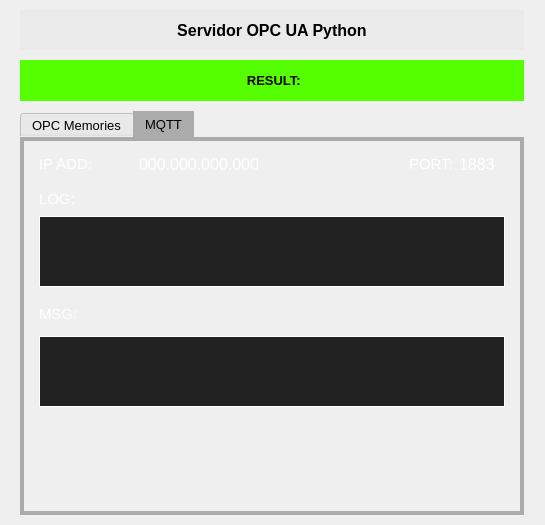
<?xml version="1.0" encoding="UTF-8"?>
<ui version="4.0">
 <class>MainWindow</class>
 <widget class="QMainWindow" name="MainWindow">
  <property name="geometry">
   <rect>
    <x>0</x>
    <y>0</y>
    <width>545</width>
    <height>525</height>
   </rect>
  </property>
  <property name="minimumSize">
   <size>
    <width>545</width>
    <height>525</height>
   </size>
  </property>
  <property name="maximumSize">
   <size>
    <width>545</width>
    <height>525</height>
   </size>
  </property>
  <property name="windowTitle">
   <string>OPCUA Server Python</string>
  </property>
  <property name="windowIcon">
   <iconset>
    <normaloff>icons/server.png</normaloff>icons/server.png</iconset>
  </property>
  <property name="styleSheet">
   <string notr="true">background-color: rgb(0, 0, 0);
 QMainWindow {
        padding: 5px;
    }</string>
  </property>
  <widget class="QWidget" name="centralwidget">
   <property name="styleSheet">
    <string notr="true"/>
   </property>
   <layout class="QVBoxLayout" name="verticalLayout">
    <property name="spacing">
     <number>10</number>
    </property>
    <property name="leftMargin">
     <number>20</number>
    </property>
    <property name="topMargin">
     <number>10</number>
    </property>
    <property name="rightMargin">
     <number>20</number>
    </property>
    <property name="bottomMargin">
     <number>10</number>
    </property>
    <item>
     <widget class="QLabel" name="label">
      <property name="minimumSize">
       <size>
        <width>504</width>
        <height>40</height>
       </size>
      </property>
      <property name="maximumSize">
       <size>
        <width>504</width>
        <height>40</height>
       </size>
      </property>
      <property name="font">
       <font>
        <pointsize>12</pointsize>
        <weight>75</weight>
        <bold>true</bold>
       </font>
      </property>
      <property name="styleSheet">
       <string notr="true">background-color: rgb(234, 234, 234);</string>
      </property>
      <property name="text">
       <string>Servidor OPC UA Python</string>
      </property>
      <property name="alignment">
       <set>Qt::AlignCenter</set>
      </property>
     </widget>
    </item>
    <item>
     <widget class="QLabel" name="StatusServer">
      <property name="minimumSize">
       <size>
        <width>504</width>
        <height>41</height>
       </size>
      </property>
      <property name="maximumSize">
       <size>
        <width>504</width>
        <height>41</height>
       </size>
      </property>
      <property name="font">
       <font>
        <pointsize>10</pointsize>
        <weight>75</weight>
        <bold>true</bold>
       </font>
      </property>
      <property name="styleSheet">
       <string notr="true">background-color: rgb(85, 255, 0);</string>
      </property>
      <property name="text">
       <string> RESULT:</string>
      </property>
      <property name="alignment">
       <set>Qt::AlignCenter</set>
      </property>
      <property name="margin">
       <number>10</number>
      </property>
     </widget>
    </item>
    <item>
     <widget class="QTabWidget" name="tabWidget">
      <property name="minimumSize">
       <size>
        <width>504</width>
        <height>200</height>
       </size>
      </property>
      <property name="maximumSize">
       <size>
        <width>504</width>
        <height>580</height>
       </size>
      </property>
      <property name="font">
       <font>
        <pointsize>10</pointsize>
       </font>
      </property>
      <property name="styleSheet">
       <string notr="true">QTabWidget::pane {
        border: 4px solid rgb(171, 171, 171);
		
        top: -1px;
    }
QTabBar::tab:selected {
        
		background-color: rgb(171, 171, 171);
	    color: black;
      
    }
 QTabBar::tab:hover {
           /* azul claro no hover */
		background: rgb(180, 191, 209);
	
        color: black;
		
    }</string>
      </property>
      <property name="currentIndex">
       <number>1</number>
      </property>
      <property name="iconSize">
       <size>
        <width>40</width>
        <height>40</height>
       </size>
      </property>
      <widget class="QWidget" name="tab1">
       <attribute name="icon">
        <iconset>
         <normaloff>icons/ram.png</normaloff>icons/ram.png</iconset>
       </attribute>
       <attribute name="title">
        <string>OPC Memories</string>
       </attribute>
       <widget class="QLabel" name="lCounter">
        <property name="geometry">
         <rect>
          <x>275</x>
          <y>115</y>
          <width>81</width>
          <height>56</height>
         </rect>
        </property>
        <property name="maximumSize">
         <size>
          <width>400</width>
          <height>56</height>
         </size>
        </property>
        <property name="font">
         <font>
          <pointsize>10</pointsize>
         </font>
        </property>
        <property name="styleSheet">
         <string notr="true">
        QLabel {
            background-color: white;
            color: black;
            padding: 5px;
            border-radius: 5px;
        }</string>
        </property>
        <property name="text">
         <string>00</string>
        </property>
        <property name="alignment">
         <set>Qt::AlignCenter</set>
        </property>
       </widget>
       <widget class="QLabel" name="label_2">
        <property name="geometry">
         <rect>
          <x>70</x>
          <y>130</y>
          <width>151</width>
          <height>26</height>
         </rect>
        </property>
        <property name="font">
         <font>
          <pointsize>14</pointsize>
         </font>
        </property>
        <property name="styleSheet">
         <string notr="true">color: rgb(255, 255, 255);</string>
        </property>
        <property name="text">
         <string>CONTADOR</string>
        </property>
        <property name="alignment">
         <set>Qt::AlignCenter</set>
        </property>
       </widget>
       <widget class="QLabel" name="lFlag">
        <property name="geometry">
         <rect>
          <x>275</x>
          <y>185</y>
          <width>81</width>
          <height>56</height>
         </rect>
        </property>
        <property name="maximumSize">
         <size>
          <width>400</width>
          <height>56</height>
         </size>
        </property>
        <property name="font">
         <font>
          <pointsize>10</pointsize>
         </font>
        </property>
        <property name="styleSheet">
         <string notr="true">
        QLabel {
            background-color: white;
            color: black;
            padding: 5px;
            border-radius: 5px;
        }</string>
        </property>
        <property name="text">
         <string>True</string>
        </property>
        <property name="alignment">
         <set>Qt::AlignCenter</set>
        </property>
       </widget>
       <widget class="QLabel" name="label_3">
        <property name="geometry">
         <rect>
          <x>70</x>
          <y>200</y>
          <width>151</width>
          <height>26</height>
         </rect>
        </property>
        <property name="font">
         <font>
          <pointsize>14</pointsize>
         </font>
        </property>
        <property name="styleSheet">
         <string notr="true">color: rgb(255, 255, 255);</string>
        </property>
        <property name="text">
         <string>FLAG</string>
        </property>
        <property name="alignment">
         <set>Qt::AlignCenter</set>
        </property>
       </widget>
       <widget class="QPushButton" name="btn_toggle">
        <property name="geometry">
         <rect>
          <x>65</x>
          <y>270</y>
          <width>340</width>
          <height>60</height>
         </rect>
        </property>
        <property name="minimumSize">
         <size>
          <width>340</width>
          <height>60</height>
         </size>
        </property>
        <property name="maximumSize">
         <size>
          <width>340</width>
          <height>60</height>
         </size>
        </property>
        <property name="font">
         <font>
          <pointsize>12</pointsize>
          <weight>75</weight>
          <bold>true</bold>
         </font>
        </property>
        <property name="contextMenuPolicy">
         <enum>Qt::NoContextMenu</enum>
        </property>
        <property name="autoFillBackground">
         <bool>false</bool>
        </property>
        <property name="styleSheet">
         <string notr="true">
             QPushButton {
                 
				
				background-color: rgb(195, 255, 0);
                 color: black;
                 padding: 10px;
                 border-radius: 10px;
             }
             QPushButton:hover {
                 background-color: #a6a6a6;
             }
         </string>
        </property>
        <property name="text">
         <string>Teste Flag</string>
        </property>
        <property name="iconSize">
         <size>
          <width>33</width>
          <height>33</height>
         </size>
        </property>
       </widget>
       <widget class="QLabel" name="LogOpc">
        <property name="geometry">
         <rect>
          <x>10</x>
          <y>10</y>
          <width>476</width>
          <height>91</height>
         </rect>
        </property>
        <property name="font">
         <font>
          <pointsize>10</pointsize>
         </font>
        </property>
        <property name="styleSheet">
         <string notr="true">QLabel {
    border: 1px solid white;
    padding: 5px;
    color: white;
    background-color: #222; /* opcional, melhora contraste */
}
</string>
        </property>
        <property name="text">
         <string/>
        </property>
        <property name="wordWrap">
         <bool>true</bool>
        </property>
       </widget>
      </widget>
      <widget class="QWidget" name="tab2">
       <attribute name="icon">
        <iconset>
         <normaloff>icons/internet-connection.png</normaloff>icons/internet-connection.png</iconset>
       </attribute>
       <attribute name="title">
        <string>MQTT</string>
       </attribute>
       <widget class="QLabel" name="status_par">
        <property name="geometry">
         <rect>
          <x>30</x>
          <y>475</y>
          <width>466</width>
          <height>31</height>
         </rect>
        </property>
        <property name="font">
         <font>
          <pointsize>11</pointsize>
         </font>
        </property>
        <property name="styleSheet">
         <string notr="true">color: rgb(255, 255, 255);</string>
        </property>
        <property name="text">
         <string/>
        </property>
       </widget>
       <widget class="QLabel" name="HeighLine_2">
        <property name="geometry">
         <rect>
          <x>15</x>
          <y>10</y>
          <width>96</width>
          <height>26</height>
         </rect>
        </property>
        <property name="font">
         <font>
          <pointsize>11</pointsize>
         </font>
        </property>
        <property name="styleSheet">
         <string notr="true">color: rgb(255, 255, 255);</string>
        </property>
        <property name="text">
         <string>IP ADD:</string>
        </property>
       </widget>
       <widget class="QLabel" name="HeighLine_3">
        <property name="geometry">
         <rect>
          <x>15</x>
          <y>45</y>
          <width>46</width>
          <height>26</height>
         </rect>
        </property>
        <property name="font">
         <font>
          <pointsize>11</pointsize>
         </font>
        </property>
        <property name="styleSheet">
         <string notr="true">color: rgb(255, 255, 255);</string>
        </property>
        <property name="text">
         <string>LOG:</string>
        </property>
       </widget>
       <widget class="QLineEdit" name="IPserver">
        <property name="geometry">
         <rect>
          <x>555</x>
          <y>15</y>
          <width>160</width>
          <height>31</height>
         </rect>
        </property>
        <property name="minimumSize">
         <size>
          <width>160</width>
          <height>31</height>
         </size>
        </property>
        <property name="maximumSize">
         <size>
          <width>160</width>
          <height>31</height>
         </size>
        </property>
        <property name="font">
         <font>
          <pointsize>14</pointsize>
         </font>
        </property>
        <property name="styleSheet">
         <string notr="true">background-color: rgb(255, 255, 255);
color: rgb(0, 0, 0);</string>
        </property>
        <property name="inputMask">
         <string/>
        </property>
        <property name="maxLength">
         <number>15</number>
        </property>
        <property name="alignment">
         <set>Qt::AlignCenter</set>
        </property>
       </widget>
       <widget class="QSpinBox" name="PortS">
        <property name="geometry">
         <rect>
          <x>555</x>
          <y>50</y>
          <width>160</width>
          <height>25</height>
         </rect>
        </property>
        <property name="minimumSize">
         <size>
          <width>160</width>
          <height>25</height>
         </size>
        </property>
        <property name="maximumSize">
         <size>
          <width>80</width>
          <height>25</height>
         </size>
        </property>
        <property name="font">
         <font>
          <pointsize>10</pointsize>
         </font>
        </property>
        <property name="styleSheet">
         <string notr="true">background-color: rgb(255, 255, 255);
color: rgb(0, 0, 0);</string>
        </property>
        <property name="frame">
         <bool>true</bool>
        </property>
        <property name="alignment">
         <set>Qt::AlignCenter</set>
        </property>
        <property name="buttonSymbols">
         <enum>QAbstractSpinBox::NoButtons</enum>
        </property>
        <property name="keyboardTracking">
         <bool>true</bool>
        </property>
        <property name="prefix">
         <string/>
        </property>
        <property name="minimum">
         <number>0</number>
        </property>
        <property name="maximum">
         <number>9999</number>
        </property>
        <property name="value">
         <number>502</number>
        </property>
       </widget>
       <widget class="QLabel" name="addbroker">
        <property name="geometry">
         <rect>
          <x>115</x>
          <y>10</y>
          <width>256</width>
          <height>26</height>
         </rect>
        </property>
        <property name="font">
         <font>
          <pointsize>12</pointsize>
         </font>
        </property>
        <property name="styleSheet">
         <string notr="true">color: rgb(255, 255, 255);</string>
        </property>
        <property name="text">
         <string>000.000.000.000</string>
        </property>
       </widget>
       <widget class="QLabel" name="LogMqtt">
        <property name="geometry">
         <rect>
          <x>15</x>
          <y>75</y>
          <width>466</width>
          <height>71</height>
         </rect>
        </property>
        <property name="font">
         <font>
          <pointsize>10</pointsize>
         </font>
        </property>
        <property name="styleSheet">
         <string notr="true">QLabel {
    border: 1px solid white;
    padding: 5px;
    color: white;
    background-color: #222; /* opcional, melhora contraste */
}
</string>
        </property>
        <property name="text">
         <string/>
        </property>
        <property name="wordWrap">
         <bool>true</bool>
        </property>
       </widget>
       <widget class="QLabel" name="StatusMQTT">
        <property name="geometry">
         <rect>
          <x>50</x>
          <y>295</y>
          <width>400</width>
          <height>41</height>
         </rect>
        </property>
        <property name="minimumSize">
         <size>
          <width>400</width>
          <height>41</height>
         </size>
        </property>
        <property name="maximumSize">
         <size>
          <width>400</width>
          <height>41</height>
         </size>
        </property>
        <property name="font">
         <font>
          <pointsize>10</pointsize>
          <weight>75</weight>
          <bold>true</bold>
         </font>
        </property>
        <property name="styleSheet">
         <string notr="true"/>
        </property>
        <property name="text">
         <string/>
        </property>
        <property name="alignment">
         <set>Qt::AlignCenter</set>
        </property>
        <property name="margin">
         <number>10</number>
        </property>
       </widget>
       <widget class="QLabel" name="PortB">
        <property name="geometry">
         <rect>
          <x>435</x>
          <y>10</y>
          <width>51</width>
          <height>26</height>
         </rect>
        </property>
        <property name="font">
         <font>
          <pointsize>12</pointsize>
         </font>
        </property>
        <property name="styleSheet">
         <string notr="true">color: rgb(255, 255, 255);</string>
        </property>
        <property name="text">
         <string>1883</string>
        </property>
       </widget>
       <widget class="QLabel" name="HeighLine_4">
        <property name="geometry">
         <rect>
          <x>385</x>
          <y>10</y>
          <width>46</width>
          <height>26</height>
         </rect>
        </property>
        <property name="font">
         <font>
          <pointsize>11</pointsize>
         </font>
        </property>
        <property name="styleSheet">
         <string notr="true">color: rgb(255, 255, 255);</string>
        </property>
        <property name="text">
         <string>PORT:</string>
        </property>
       </widget>
       <widget class="QLabel" name="LogMqttMsg">
        <property name="geometry">
         <rect>
          <x>15</x>
          <y>195</y>
          <width>466</width>
          <height>71</height>
         </rect>
        </property>
        <property name="font">
         <font>
          <pointsize>10</pointsize>
         </font>
        </property>
        <property name="styleSheet">
         <string notr="true">QLabel {
    border: 1px solid white;
    padding: 5px;
    color: white;
    background-color: #222; /* opcional, melhora contraste */
}
</string>
        </property>
        <property name="text">
         <string/>
        </property>
        <property name="wordWrap">
         <bool>true</bool>
        </property>
       </widget>
       <widget class="QLabel" name="HeighLine_5">
        <property name="geometry">
         <rect>
          <x>15</x>
          <y>160</y>
          <width>46</width>
          <height>26</height>
         </rect>
        </property>
        <property name="font">
         <font>
          <pointsize>11</pointsize>
         </font>
        </property>
        <property name="styleSheet">
         <string notr="true">color: rgb(255, 255, 255);</string>
        </property>
        <property name="text">
         <string>MSG:</string>
        </property>
       </widget>
      </widget>
     </widget>
    </item>
   </layout>
  </widget>
 </widget>
 <resources/>
 <connections/>
 <designerdata>
  <property name="gridDeltaX">
   <number>5</number>
  </property>
  <property name="gridDeltaY">
   <number>5</number>
  </property>
  <property name="gridSnapX">
   <bool>true</bool>
  </property>
  <property name="gridSnapY">
   <bool>true</bool>
  </property>
  <property name="gridVisible">
   <bool>true</bool>
  </property>
 </designerdata>
</ui>
